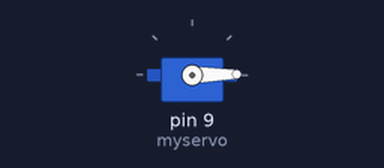
A sketch run on a simulated Arduino Uno, built with avr-gcc and run on an emulated ATmega328P. On the bench: servo.

Above: at 0.05 s.
At 2.25 s:
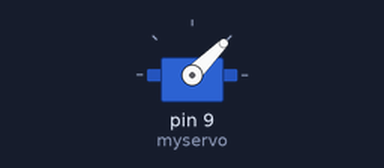
At 4.5 s:
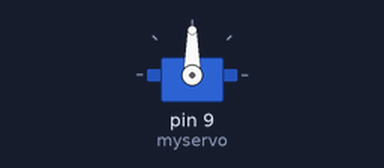
At 9.0 s:
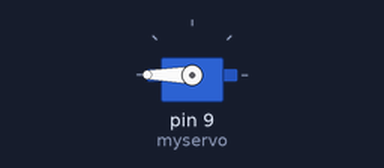
Timing chart, 0 to 11.7 s (numbered marks = the images above):
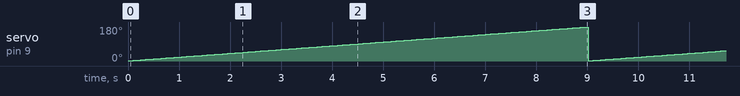

Measured:
- by itself, servo on pin 9 (myservo): ramps from 1° to 180° and jumps back, once every 9.0 s

The sketch:

servo_1.ino
```cpp
#include <Servo.h>

Servo myservo;  // create servo object to control a servo
// twelve servo objects can be created on most boards

int a,pos =0,i=0;    // variable to store the servo position

void setup() {
  myservo.attach(9);
  Serial.begin(9600);
   myservo.write(0);
}

void loop() {

  /*Serial.println("Enter the position of servo between 0 to 180");
  while (Serial.available() == 0)
  {
  }
*/
for(i=1;i<=180;i++){

  myservo.write(i);
  delay(50);


}

}
```
